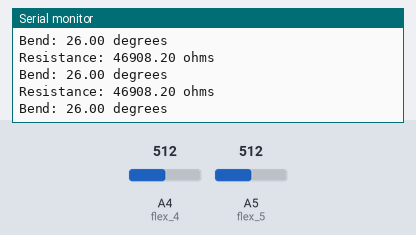
The sketch below on a simulated Arduino Uno, built with avr-gcc and run on an emulated ATmega328P. Shown: the last lines printed to the serial monitor. The inputs (shaded band) are chosen by the test bench; at power-on: A5 (flex_5) = 512, A4 (flex_4) = 512. No radio packets arrive unless stated.

Above: at 1.3 s.
1.4 s: A5 (flex_5) set to 0
At 1.83 s:
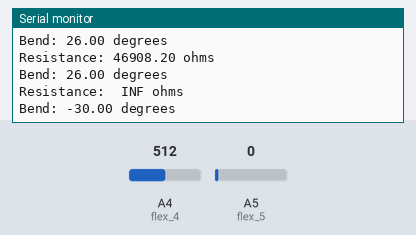
3.5 s: A5 (flex_5) set to 122
At 3.85 s:
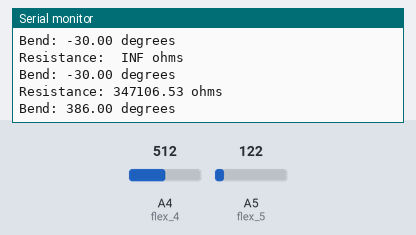
Timing chart, 0 to 6.5 s (numbered marks = the images above; inputs shaded):
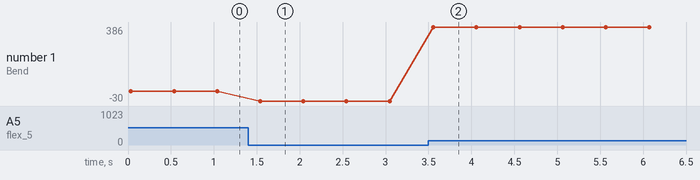

Measured:
- after the input at 1.4 s, the serial monitor: prints a new line after 0.11 s (image 1)
- after the input at 3.5 s, the serial monitor: prints a new line at once (image 2)
- plotted number 1: 26 → -30 after the input at 1.4 s, -30 → 386 after the input at 3.5 s

The sketch:

sketch_transmitter.ino
```cpp
//Transmitter Code (Glove) - Mert Arduino and Tech

#include <SPI.h>                      //the communication interface with the modem
#include "RF24.h"                     //the library which helps us to control the radio modem

int msg[5]; //Total number of data to be sent (data package)

//define the flex sensor input pins
int flex_5 = A5;
int flex_4 = A4;
int flex_3 = A3;
int flex_2 = A2;
int flex_1 = A1;

//define variables for flex sensor values
int flex_5_val;
int flex_4_val;
int flex_3_val;
int flex_2_val;
int flex_1_val;

RF24 radio(9,10);                     //9 and 10 are a digital pin numbers to which signals CE and CSN are connected.
const int flexPin = A5;			// Pin connected to voltage divider output
const uint64_t pipe = 0xE8E8F0F0E1LL; //the address of the modem, that will receive data from Arduino.
const float VCC = 5;			// voltage at Ardunio 5V line
const float R_DIV = 47000.0;	// resistor used to create a voltage divider
const float flatResistance = 25000.0;	// resistance when flat
const float bendResistance = 100000.0;	// resistance at 90 deg

void setup(void){

  Serial.begin(9600);
  pinMode(flexPin, INPUT);
  radio.begin();                      //it activates the modem.
  radio.openWritingPipe(pipe);        //sets the address of the receiver to which the program will send data.
}

void loop(void){
	// Read the ADC, and calculate voltage and resistance from it
	int ADCflex = analogRead(flexPin);
	float Vflex = ADCflex * VCC / 1023.0;
	float Rflex = R_DIV * (VCC / Vflex - 1.0);
	Serial.println("Resistance: " + String(Rflex) + " ohms");

	// Use the calculated resistance to estimate the sensor's bend angle:
	float angle = map(Rflex, flatResistance, bendResistance, 0, 90.0);
	Serial.println("Bend: " + String(angle) + " degrees");
	Serial.println();

	delay(500);
  flex_5_val = analogRead(flex_5);
  flex_5_val = map(flex_5_val, 630, 730, 80, 20);

  flex_4_val = analogRead(flex_4);
  flex_4_val = map(flex_4_val, 520, 710, 70, 175);
 //
  //flex_3_val = analogRead(flex_3);
  //flex_3_val = map(flex_3_val, 510, 680, 140, 10);
 //
  //flex_2_val = analogRead(flex_2);
  //flex_2_val = map(flex_2_val, 580, 715, 90, 175);
  //
  //flex_1_val = analogRead(flex_1);
  //flex_1_val = map(flex_1_val, 550, 700, 90, 175);

  msg[2] = flex_4_val;
  msg[1] = flex_5_val;
  //msg[3] = flex_3_val;
  //msg[4] = flex_2_val;
  //msg[5] = flex_1_val;
  radio.write(msg, sizeof(msg));
}
```
